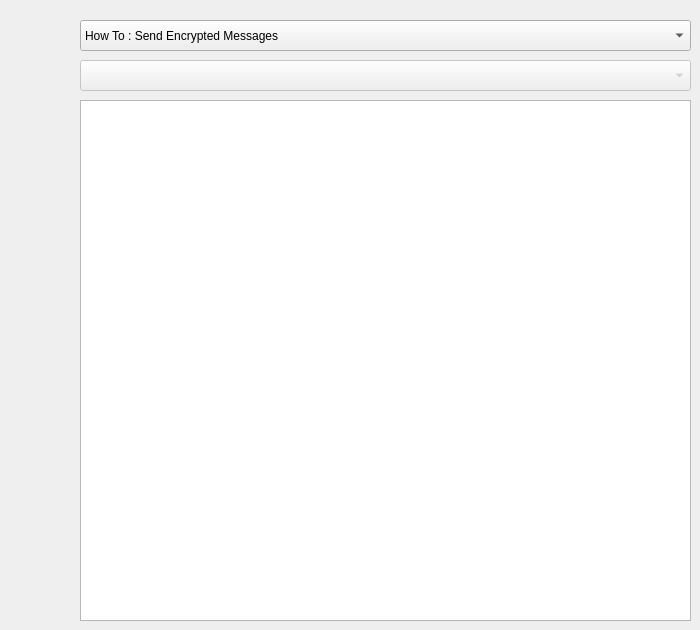
    <widget class="QWidget" name="tab_5">
     <attribute name="title">
      <string>How To Guide</string>
     </attribute>
     <widget class="QComboBox" name="comboBox">
      <property name="geometry">
       <rect>
        <x>80</x>
        <y>20</y>
        <width>611</width>
        <height>31</height>
       </rect>
      </property>
      <item>
       <property name="text">
        <string>How To : Send Encrypted Messages</string>
       </property>
      </item>
      <item>
       <property name="text">
        <string>How To : Securely Exchange a Password</string>
       </property>
      </item>
      <item>
       <property name="text">
        <string>How To : Generate a New Key Pair</string>
       </property>
      </item>
      <item>
       <property name="text">
        <string>How To : Keep Encrypted Notes</string>
       </property>
      </item>
     </widget>
     <widget class="QComboBox" name="comboBox_2">
      <property name="enabled">
       <bool>false</bool>
      </property>
      <property name="geometry">
       <rect>
        <x>80</x>
        <y>60</y>
        <width>611</width>
        <height>31</height>
       </rect>
      </property>
     </widget>
     <widget class="QTextEdit" name="textEdit_6">
      <property name="geometry">
       <rect>
        <x>80</x>
        <y>100</y>
        <width>611</width>
        <height>521</height>
       </rect>
      </property>
      <property name="readOnly">
       <bool>true</bool>
      </property>
     </widget>
    </widget>
